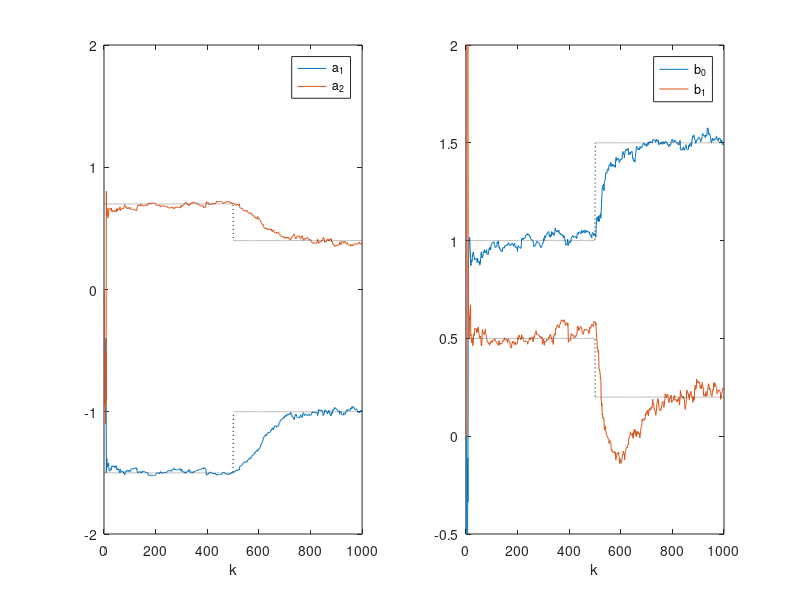

The MATLAB script that drew this image:
% Forgetting factor recursive least squares parameter estimation (FFRLS)
clear all; close all;
a=[1 -1.5 0.7]'; b=[1 0.5]'; d=3; 	% Plant parameters
na=length(a)-1; nb=length(b)-1; 	% na and nb are the order of A and B
L=1000;                             % Simulation length
uk=zeros(d+nb,1);                   % Initial values of the input: uk (i) means u (k-i)
yk=zeros(na,1);                     % Initial values of the output
u=randn(L,1);                       % Input adopts a white noise sequence
xi=sqrt(0.1)*randn(L,1); 			% White noise sequence
thetae_1=zeros(na+nb+1,1);          % Initial values of thetae
P=10^6*eye(na+nb+1);
 lambda=0.98;                        % Forgetting factor range [0.9 1]
% lambda=1;

for k=1:L
if k==501
    a=[1 -1 0.4]'; b=[1.5 0.2]'; 	% Plant parameters
end;
    theta(:,k)=[a(2:na+1);b]; 		% Plant parameter true values
    phi=[-yk;uk(d:d+nb)];
    y(k)=phi'* theta(:,k)+xi(k); 	% Output data
    
  % Forgetting factor recursive least square method
    K=P*phi/(lambda+phi'* P*phi);
    thetae(:,k)=thetae_1+K*(y(k)-phi'* thetae_1);
    P=(eye(na+nb+1)-K*phi')* P/lambda;		% Update data
    thetae_1=thetae(:,k);
    for i=d+nb:-1:2  uk(i)=uk(i-1);end
    uk(1)=u(k);
    for i=na:-1:2  yk(i)=yk(i-1);end
    yk(1)=y(k);
end;

subplot(1,2,1); plot([1:L],thetae(1:na,:)); hold on; 
plot([1:L],theta(1:na,:),'k:');xlabel('k'); legend('a_1','a_2'); axis([0 L -2 2]);

subplot(1,2,2); plot([1:L],thetae(na+1:na+nb+1,:)); hold on; 
plot([1:L],theta(na+1:na+nb+1,:), 'k:');xlabel('k'); legend('b_0','b_1'); axis([0 L -0.5 2]);

thetae(:,L)

